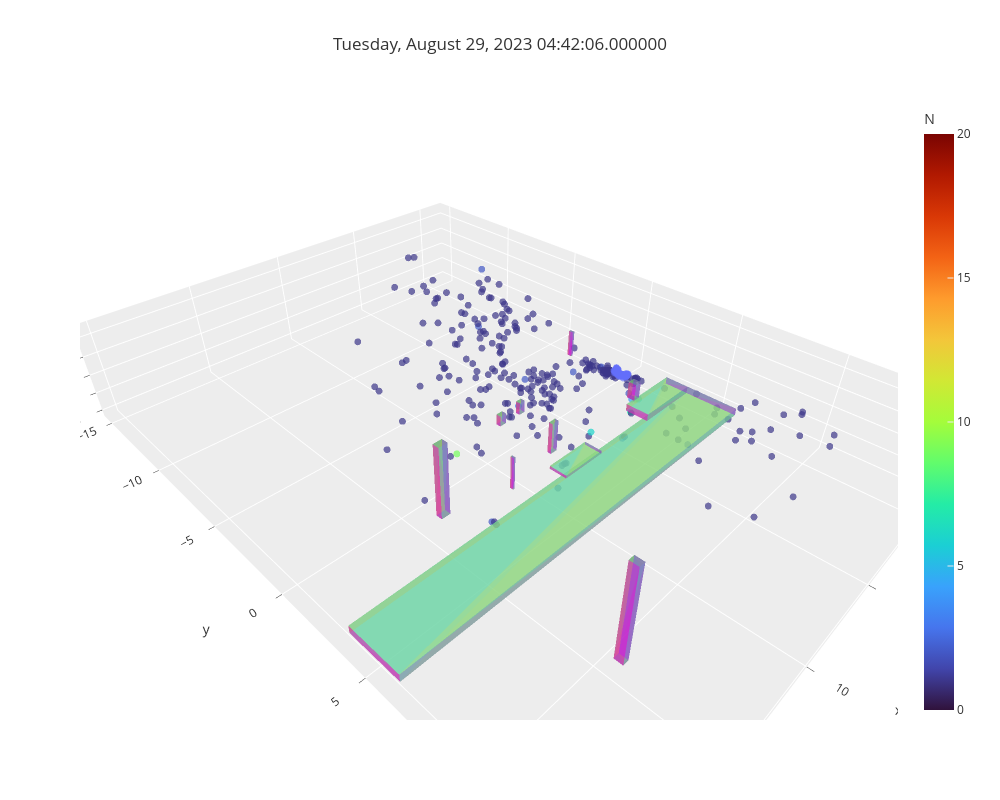

The notebook cell this image was saved under:
### Code cell
IND = 36 * 60 + 27
# RW = rain_ds_minutes_ring_w[IND]
# RC = rain_ds_minutes_ring_c[IND]
# RW = rain_ds_minutes_2_ring_w[IND]
# RC = rain_ds_minutes_2_ring_c[IND]
RW = rain_ds_seconds_ring_w[IND]
RC = rain_ds_seconds_ring_c[IND]

fig = noise_plots.plot3d(RW, RC, exclude)
fig

### Figure 1 — Plotly figure (JSON) as saved in the notebook; plotly's stock layout.template omitted (floating-point values rounded to 4 significant figures; data arrays with more than 128 entries replaced by an {"elided": "..."} marker saying what was removed)
{"data": [{"customdata": {"elided": "270x8 float values"}, "hovertemplate": "<b>%{hovertext}</b><br><br>x=%{x}<br>y=%{y}<br>z=%{z}<br>intensity=%{customdata[0]}<br>t=%{customdata[1]}<br>reflectivity=%{customdata[2]}<br>ring=%{customdata[3]}<br>ambient=%{customdata[4]}<br>range=%{customdata[5]}<br>N=%{marker.color}<br>original_id=%{customdata[7]}<extra></extra>", "hovertext": {"elided": "270 str values"}, "legendgroup": "", "marker": {"color": {"elided": "270 int values"}, "coloraxis": "coloraxis", "line": {"width": 0}, "size": 4, "symbol": "circle"}, "mode": "markers", "name": "", "opacity": 0.7, "scene": "scene", "showlegend": false, "type": "scatter3d", "x": {"elided": "270 float values"}, "y": {"elided": "270 float values"}, "z": {"elided": "270 float values"}}, {"customdata": {"elided": "183x8 float values"}, "hovertemplate": "<b>%{hovertext}</b><br><br>x=%{x}<br>y=%{y}<br>z=%{z}<br>intensity=%{customdata[0]}<br>t=%{customdata[1]}<br>reflectivity=%{customdata[2]}<br>ring=%{customdata[3]}<br>ambient=%{customdata[4]}<br>range=%{customdata[5]}<br>N=%{customdata[6]}<br>original_id=%{customdata[7]}<extra></extra>", "hovertext": {"elided": "183 str values"}, "legendgroup": "", "marker": {"color": "#636EFA", "line": {"width": 0}, "opacity": 0.7, "size": 4, "symbol": "circle"}, "mode": "markers", "name": "", "opacity": 0.7, "scene": "scene", "showlegend": false, "type": "scatter3d", "x": {"elided": "183 float values"}, "y": {"elided": "183 float values"}, "z": {"elided": "183 float values"}}, {"color": "red", "colorscale": [[0, "gold"], [0.5, "mediumturquoise"], [1, "magenta"]], "flatshading": true, "hovertext": "ws100", "i": [7, 0, 0, 0, 4, 4, 6, 6, 4, 0, 3, 2], "intensity": [0.0, 0.09091, 0.1818, 0.2727, 0.3636, 0.4545, 0.5455, 0.6364, 0.7273, 0.8182, 0.9091, 1.0], "intensitymode": "cell", "j": [3, 4, 1, 2, 5, 6, 5, 2, 0, 1, 6, 3], "k": [0, 7, 2, 3, 6, 7, 1, 1, 5, 5, 7, 6], "name": "ws100", "opacity": 0.6, "showscale": false, "type": "mesh3d", "x": [7.39, 7.39, 7.77, 7.77, 7.39, 7.39, 7.77, 7.77], "y": [-1.65, -1.39, -1.39, -1.65, -1.65, -1.39, -1.39, -1.65], "z": [-0.16, -0.16, -0.16, -0.16, 0.41, 0.41, 0.41, 0.41]}, {"color": "red", "colorscale": [[0, "gold"], [0.5, "mediumturquoise"], [1, "magenta"]], "flatshading": true, "hovertext": "ws501", "i": [7, 0, 0, 0, 4, 4, 6, 6, 4, 0, 3, 2], "intensity": [0.0, 0.09091, 0.1818, 0.2727, 0.3636, 0.4545, 0.5455, 0.6364, 0.7273, 0.8182, 0.9091, 1.0], "intensitymode": "cell", "j": [3, 4, 1, 2, 5, 6, 5, 2, 0, 1, 6, 3], "k": [0, 7, 2, 3, 6, 7, 1, 1, 5, 5, 7, 6], "name": "ws501", "opacity": 0.6, "showscale": false, "type": "mesh3d", "x": [6.086, 6.086, 6.43, 6.43, 6.086, 6.086, 6.43, 6.43], "y": [-1.64, -1.39, -1.39, -1.64, -1.64, -1.39, -1.39, -1.64], "z": [-0.16, -0.16, -0.16, -0.16, 0.51, 0.51, 0.51, 0.51]}, {"color": "red", "colorscale": [[0, "gold"], [0.5, "mediumturquoise"], [1, "magenta"]], "flatshading": true, "hovertext": "wall_left", "i": [7, 0, 0, 0, 4, 4, 6, 6, 4, 0, 3, 2], "intensity": [0.0, 0.09091, 0.1818, 0.2727, 0.3636, 0.4545, 0.5455, 0.6364, 0.7273, 0.8182, 0.9091, 1.0], "intensitymode": "cell", "j": [3, 4, 1, 2, 5, 6, 5, 2, 0, 1, 6, 3], "k": [0, 7, 2, 3, 6, 7, 1, 1, 5, 5, 7, 6], "name": "wall_left", "opacity": 0.6, "showscale": false, "type": "mesh3d", "x": [-1, -1, 20, 20, -1, -1, 20, 20], "y": [3.26, 6, 6, 3.26, 3.26, 6, 6, 3.26], "z": [-0.2, -0.2, -0.2, -0.2, 0.18, 0.18, 0.18, 0.18]}, {"color": "red", "colorscale": [[0, "gold"], [0.5, "mediumturquoise"], [1, "magenta"]], "flatshading": true, "hovertext": "box_1", "i": [7, 0, 0, 0, 4, 4, 6, 6, 4, 0, 3, 2], "intensity": [0.0, 0.09091, 0.1818, 0.2727, 0.3636, 0.4545, 0.5455, 0.6364, 0.7273, 0.8182, 0.9091, 1.0], "intensitymode": "cell", "j": [3, 4, 1, 2, 5, 6, 5, 2, 0, 1, 6, 3], "k": [0, 7, 2, 3, 6, 7, 1, 1, 5, 5, 7, 6], "name": "box_1", "opacity": 0.6, "showscale": false, "type": "mesh3d", "x": [-1, -1, 2.42, 2.42, -1, -1, 2.42, 2.42], "y": [2.01, 3.26, 3.26, 2.01, 2.01, 3.26, 3.26, 2.01], "z": [-0.2, -0.2, -0.2, -0.2, 0.18, 0.18, 0.18, 0.18]}, {"color": "red", "colorscale": [[0, "gold"], [0.5, "mediumturquoise"], [1, "magenta"]], "flatshading": true, "hovertext": "box_2", "i": [7, 0, 0, 0, 4, 4, 6, 6, 4, 0, 3, 2], "intensity": [0.0, 0.09091, 0.1818, 0.2727, 0.3636, 0.4545, 0.5455, 0.6364, 0.7273, 0.8182, 0.9091, 1.0], "intensitymode": "cell", "j": [3, 4, 1, 2, 5, 6, 5, 2, 0, 1, 6, 3], "k": [0, 7, 2, 3, 6, 7, 1, 1, 5, 5, 7, 6], "name": "box_2", "opacity": 0.6, "showscale": false, "type": "mesh3d", "x": [5.97, 5.97, 8.43, 8.43, 5.97, 5.97, 8.43, 8.43], "y": [2.31, 3.26, 3.26, 2.31, 2.31, 3.26, 3.26, 2.31], "z": [-0.2, -0.2, -0.2, -0.2, -0.04, -0.04, -0.04, -0.04]}, {"color": "red", "colorscale": [[0, "gold"], [0.5, "mediumturquoise"], [1, "magenta"]], "flatshading": true, "hovertext": "pole_1", "i": [7, 0, 0, 0, 4, 4, 6, 6, 4, 0, 3, 2], "intensity": [0.0, 0.09091, 0.1818, 0.2727, 0.3636, 0.4545, 0.5455, 0.6364, 0.7273, 0.8182, 0.9091, 1.0], "intensitymode": "cell", "j": [3, 4, 1, 2, 5, 6, 5, 2, 0, 1, 6, 3], "k": [0, 7, 2, 3, 6, 7, 1, 1, 5, 5, 7, 6], "name": "pole_1", "opacity": 0.6, "showscale": false, "type": "mesh3d", "x": [1.06, 1.06, 1.46, 1.46, 1.06, 1.06, 1.46, 1.46], "y": [1.36, 1.8, 1.8, 1.36, 1.36, 1.8, 1.8, 1.36], "z": [-0.2, -0.2, -0.2, -0.2, 0.73, 0.73, 0.73, 0.73]}, {"color": "red", "colorscale": [[0, "gold"], [0.5, "mediumturquoise"], [1, "magenta"]], "flatshading": true, "hovertext": "pole_2", "i": [7, 0, 0, 0, 4, 4, 6, 6, 4, 0, 3, 2], "intensity": [0.0, 0.09091, 0.1818, 0.2727, 0.3636, 0.4545, 0.5455, 0.6364, 0.7273, 0.8182, 0.9091, 1.0], "intensitymode": "cell", "j": [3, 4, 1, 2, 5, 6, 5, 2, 0, 1, 6, 3], "k": [0, 7, 2, 3, 6, 7, 1, 1, 5, 5, 7, 6], "name": "pole_2", "opacity": 0.6, "showscale": false, "type": "mesh3d", "x": [0.25, 0.25, 0.38, 0.38, 0.25, 0.25, 0.38, 0.38], "y": [-3.45, -3.19, -3.19, -3.45, -3.45, -3.19, -3.19, -3.45], "z": [-0.2, -0.2, -0.2, -0.2, 1.28, 1.28, 1.28, 1.28]}, {"color": "red", "colorscale": [[0, "gold"], [0.5, "mediumturquoise"], [1, "magenta"]], "flatshading": true, "hovertext": "pole_3", "i": [7, 0, 0, 0, 4, 4, 6, 6, 4, 0, 3, 2], "intensity": [0.0, 0.09091, 0.1818, 0.2727, 0.3636, 0.4545, 0.5455, 0.6364, 0.7273, 0.8182, 0.9091, 1.0], "intensitymode": "cell", "j": [3, 4, 1, 2, 5, 6, 5, 2, 0, 1, 6, 3], "k": [0, 7, 2, 3, 6, 7, 1, 1, 5, 5, 7, 6], "name": "pole_3", "opacity": 0.6, "showscale": false, "type": "mesh3d", "x": [7.21, 7.21, 7.61, 7.61, 7.21, 7.21, 7.61, 7.61], "y": [1.45, 1.66, 1.66, 1.45, 1.45, 1.66, 1.66, 1.45], "z": [-0.2, -0.2, -0.2, -0.2, 1.47, 1.47, 1.47, 1.47]}, {"color": "red", "colorscale": [[0, "gold"], [0.5, "mediumturquoise"], [1, "magenta"]], "flatshading": true, "hovertext": "pole_4", "i": [7, 0, 0, 0, 4, 4, 6, 6, 4, 0, 3, 2], "intensity": [0.0, 0.09091, 0.1818, 0.2727, 0.3636, 0.4545, 0.5455, 0.6364, 0.7273, 0.8182, 0.9091, 1.0], "intensitymode": "cell", "j": [3, 4, 1, 2, 5, 6, 5, 2, 0, 1, 6, 3], "k": [0, 7, 2, 3, 6, 7, 1, 1, 5, 5, 7, 6], "name": "pole_4", "opacity": 0.6, "showscale": false, "type": "mesh3d", "x": [10.5, 10.5, 10.59, 10.59, 10.5, 10.5, 10.59, 10.59], "y": [1.95, 2.13, 2.13, 1.95, 1.95, 2.13, 2.13, 1.95], "z": [-0.2, -0.2, -0.2, -0.2, 1.52, 1.52, 1.52, 1.52]}, {"color": "red", "colorscale": [[0, "gold"], [0.5, "mediumturquoise"], [1, "magenta"]], "flatshading": true, "hovertext": "pole_5", "i": [7, 0, 0, 0, 4, 4, 6, 6, 4, 0, 3, 2], "intensity": [0.0, 0.09091, 0.1818, 0.2727, 0.3636, 0.4545, 0.5455, 0.6364, 0.7273, 0.8182, 0.9091, 1.0], "intensitymode": "cell", "j": [3, 4, 1, 2, 5, 6, 5, 2, 0, 1, 6, 3], "k": [0, 7, 2, 3, 6, 7, 1, 1, 5, 5, 7, 6], "name": "pole_5", "opacity": 0.6, "showscale": false, "type": "mesh3d", "x": [13.49, 13.49, 13.96, 13.96, 13.49, 13.49, 13.96, 13.96], "y": [1, 1.33, 1.33, 1, 1, 1.33, 1.33, 1], "z": [-0.2, -0.2, -0.2, -0.2, 3.49, 3.49, 3.49, 3.49]}, {"color": "red", "colorscale": [[0, "gold"], [0.5, "mediumturquoise"], [1, "magenta"]], "flatshading": true, "hovertext": "pole_6", "i": [7, 0, 0, 0, 4, 4, 6, 6, 4, 0, 3, 2], "intensity": [0.0, 0.09091, 0.1818, 0.2727, 0.3636, 0.4545, 0.5455, 0.6364, 0.7273, 0.8182, 0.9091, 1.0], "intensitymode": "cell", "j": [3, 4, 1, 2, 5, 6, 5, 2, 0, 1, 6, 3], "k": [0, 7, 2, 3, 6, 7, 1, 1, 5, 5, 7, 6], "name": "pole_6", "opacity": 0.6, "showscale": false, "type": "mesh3d", "x": [14.09, 14.09, 14.38, 14.38, 14.09, 14.09, 14.38, 14.38], "y": [10.35, 10.75, 10.75, 10.35, 10.35, 10.75, 10.75, 10.35], "z": [-0.2, -0.2, -0.2, -0.2, 4.5, 4.5, 4.5, 4.5]}], "layout": {"coloraxis": {"cmax": 20, "cmin": 0, "colorbar": {"title": {"text": "N"}}, "colorscale": [[0, "#30123b"], [0.07143, "#4145ab"], [0.1429, "#4675ed"], [0.2143, "#39a2fc"], [0.2857, "#1bcfd4"], [0.3571, "#24eca6"], [0.4286, "#61fc6c"], [0.5, "#a4fc3b"], [0.5714, "#d1e834"], [0.6429, "#f3c63a"], [0.7143, "#fe9b2d"], [0.7857, "#f36315"], [0.8571, "#d93806"], [0.9286, "#b11901"], [1, "#7a0402"]]}, "height": 800, "legend": {"tracegroupgap": 0}, "scene": {"aspectmode": "data", "domain": {"x": [0, 1], "y": [0, 1]}, "xaxis": {"title": {"text": "x"}}, "yaxis": {"title": {"text": "y"}}, "zaxis": {"title": {"text": "z"}}}, "title": {"text": "Tuesday, August 29, 2023 04:42:06.000000"}, "width": 1000}}
